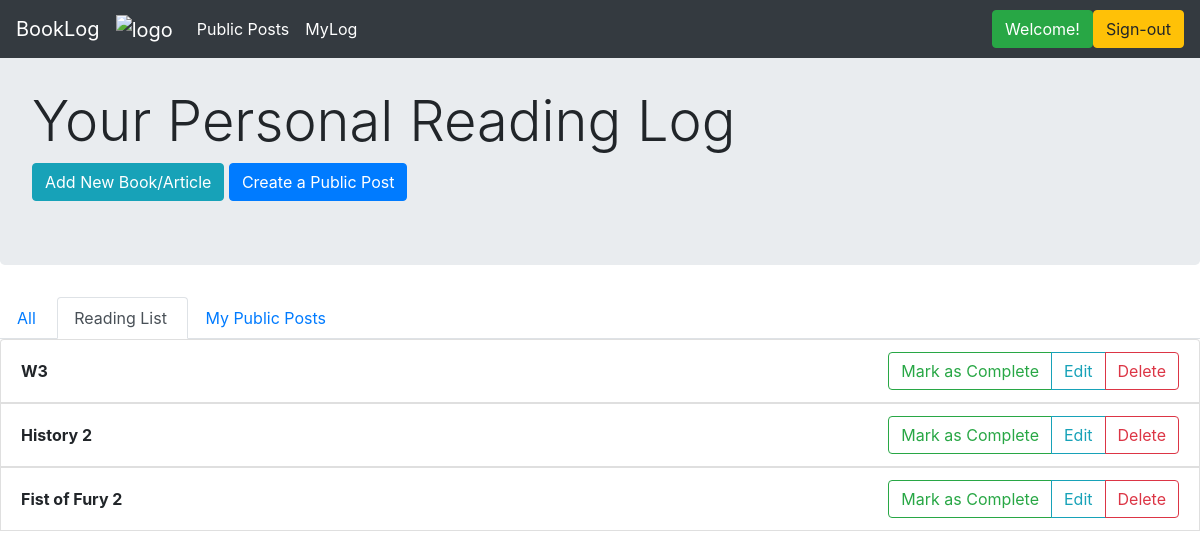
Before: /readinglist (signed in) with the older database file.
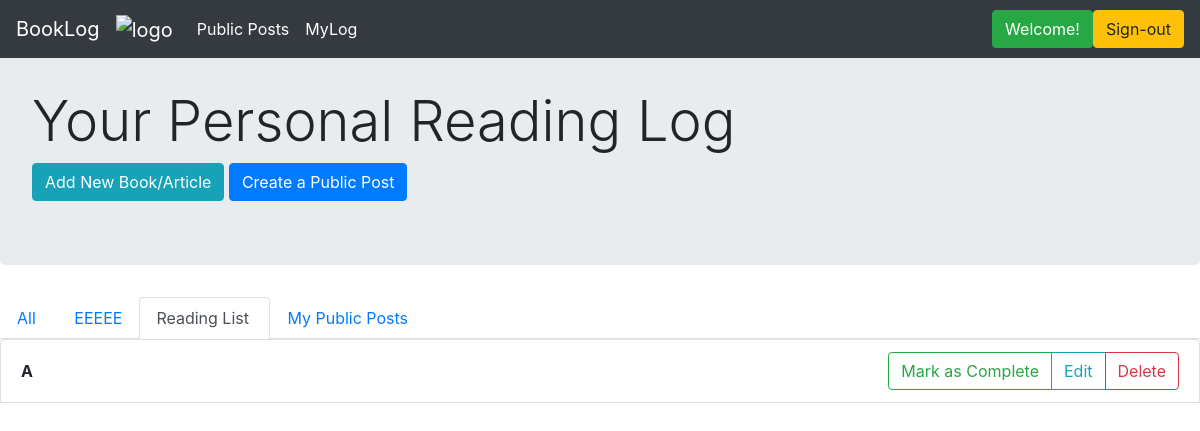
After: the same page with the newer database file.
### application/models.py (models this page shows)
class Book(db.Model):
    __tablename__ = 'books_and_other_readings'
    id = db.Column(db.Integer, primary_key=True)
    title = db.Column(db.String(80), index=True, unique=False, nullable=False)
    author = db.Column(db.String(80), index=False, unique=False, nullable=True)
    date_started = db.Column(db.DateTime, index=False, unique=False, nullable=False)
    description = db.Column(db.Text, index=False, unique=False, nullable=True)
    complete = db.Column(db.Boolean, index=False, unique=False, nullable=True)
    user_id = db.Column(db.Integer, ForeignKey('users.id'), nullable=False, index=True)
    user = relationship("User", backref = "books", foreign_keys=[user_id])
    cat_id = db.Column(db.Integer, ForeignKey('categories.id'), nullable=True, index=True)
    category = relationship("Category", backref="books", foreign_keys=[cat_id])

class Category(db.Model):
    __tablename__ = 'categories'
    id = db.Column(db.Integer, primary_key=True)
    name = db.Column(db.String(150), index=True, nullable=False, unique=False)
    user_id = db.Column(db.Integer, ForeignKey('users.id'), nullable=False, index=False)
    user = relationship("User", backref="categories", foreign_keys=[user_id])

### application/routes.py (the view)
@main_bp.route("/readinglist", methods=['GET'])
@login_required
def reading_list():
    user = User.query.filter_by(id=session.get("user_id")).first()
    books = user.books
    book_titles = []
    for b in reversed(books):
        book_titles.append(b.title)
    return render_template("readinglist.html", books = books, titles = book_titles, cats=user.categories)

### application/auth.py (called while the page is built)
@auth_bp.before_app_request
def load_logged_in_user():
    user_id = session.get('user_id')
    if user_id is None:
        g.user = None
    else:
        g.user = User.query.filter_by(id=user_id).first()

def login_required(view):
    @functools.wraps(view)
    def wrapped_view(**kwargs):
        if g.user is None:
            return redirect(url_for('auth_bp.login'))
        return view(**kwargs)
    return wrapped_view

### application/routes.py (called while the page is built)
@main_bp.before_app_request
def load_logged_in_user():
    user_id = session.get('user_id')
    if user_id is None:
        g.user = None
    else:
        g.user = User.query.filter_by(id=user_id).first()

### application/templates/readinglist.html (shortened to what this page needs)
{% extends 'layout.html' %}
{% block content %}
<div class="jumbotron">
    <br>
    <h1 class="display-4">Your Personal Reading Log</h1>
    <a href="{{url_for('main_bp.create_new')}}" class="btn btn-info" role="button">Add New Book/Article</a>
    <a href="{{url_for('main_bp.create_public_post')}}" class="btn btn-primary" role="button">Create a Public Post</a>
</div>
<ul class="nav nav-tabs">
  <li class="nav-item"> <a class="nav-link" href="{{url_for('main_bp.myLog')}}">All&nbsp;</a> </li>
  {% for cat in cats %}
       <li class="nav-item"> <a class="nav-link" href="{{url_for('main_bp.myLogCat', cat_id=cat.id)}}">{{cat.name}}</a> </li>
  {% endfor %}
  <li class="nav-item"> <a class="nav-link active" href="#">Reading List&nbsp;</a></li>
  <li class="nav-item"> <a class="nav-link" href="{{ url_for('main_bp.my_public_posts')}}">My Public Posts&nbsp;&nbsp;</a></li>
  <div class="btn-toolbar" role="toolbar">
  </div>
</ul>
<ul class="list-group">
{% for book in books|reverse %}
  <li class="list-group-item d-flex justify-content-between align-items-center">
    <b>{{titles[loop.index-1]}}</b>
    {% if book.complete %}
    <div class="btn-group" role="group" aria-label="Basic example">
       <a href="#" class="btn btn-success" role="button">Finished!</a>
       <a href="{{url_for('main_bp.delete', book_id=book.id)}}" class="btn btn-danger" role="button">Delete</a>
    </div>
    {% else %}
    <div class="btn-group" role="group" aria-label="Basic example">
      <a href="{{ url_for('main_bp.mark_done', book_id=book.id) }}" class="btn btn-outline-success" role="button">Mark as Complete</a>
      <button class="btn btn-outline-info" type="button" data-toggle="collapse" area-expanded="false" data-target={{"#log" + loop.index|string}}>Edit</button>
      <a href="{{ url_for('main_bp.delete', book_id=book.id) }}" class="btn btn-outline-danger" role="button">Delete</a>
    </div>
    {% endif %}
  </li>
{% endfor %}
</ul>
{% endblock %}

Changed rows visible on the page:
removed Book: title "W3"
removed Book: title "History 2"
added Category: name "EEEEE"
changed Book: title "Fist of Fury 2" → "A"
